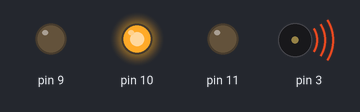
Bench run of a sketch on a simulated Arduino Uno, built with avr-gcc and run on an emulated ATmega328P. On the bench: output pins drawn as LEDs (lit = HIGH), buzzer (waves = sounding). Random numbers use the default seed unless the sketch sets one.

Above: at 0.1 s.
At 1.5 s:
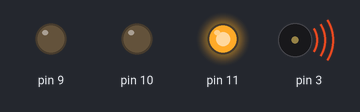
At 3.6 s:
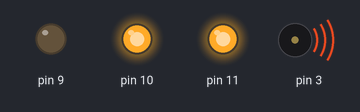
At 4.5 s:
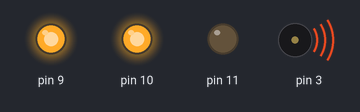
At 8.5 s:
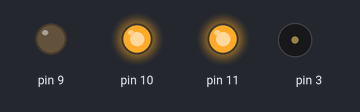
At 11.7 s:
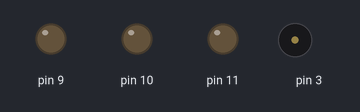
Timing chart, 0 to 13.2 s (numbered marks = the images above):
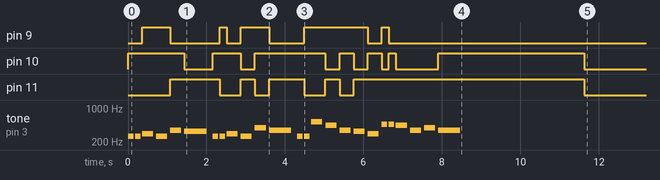

The sketch:

happy_birthday_lights___sounds.ino
```cpp
//RED 9;
//BLUE 10;
//WHITE 11;

#include "pitches.h"

//notes in the melody
int melody[] = {
  NOTE_C4, NOTE_C4, NOTE_D4, NOTE_C4, NOTE_F4, NOTE_E4, NOTE_C4, NOTE_C4, NOTE_D4, NOTE_C4, NOTE_G4, NOTE_F4, NOTE_C4, NOTE_C4, NOTE_C5, NOTE_A4, NOTE_F4, NOTE_E4, NOTE_D4, NOTE_AS4, NOTE_AS4, NOTE_A4, NOTE_F4, NOTE_G4, NOTE_F4
};

//note durations: 4 = quarter note, 8 = eight note, etc.
int noteDurations[] = {
  8, 8, 4, 4, 4, 2, 8, 8, 4, 4, 4, 2, 8, 8, 4, 4, 4, 4, 4, 8, 8, 4, 4, 4, 2,
};

void setup() {
  pinMode (9, OUTPUT);
  pinMode (10, OUTPUT);
  pinMode (11, OUTPUT);

  for (int thisNote = 0 ; thisNote < 25 ; thisNote++) {
    int randomLight1 = random(9, 12);
    int randomLight2 = random(9, 12);
    int randomLight3 = random(9, 12);

    digitalWrite (randomLight1, HIGH);
    digitalWrite (randomLight2, HIGH);

    digitalWrite (randomLight3, LOW);
    //digitalWrite (random(9, 12), LOW);

    int noteDuration = 1130/noteDurations[thisNote];
    tone (3, melody[thisNote], noteDuration);

    int pause = noteDuration * 1.275;
    delay (pause);

    noTone(3);


  }

  delay(3000);
    digitalWrite(9, LOW);
    digitalWrite(10, LOW);
    digitalWrite(11, LOW);

}

void loop() {
  //no need to repeat

}
```
